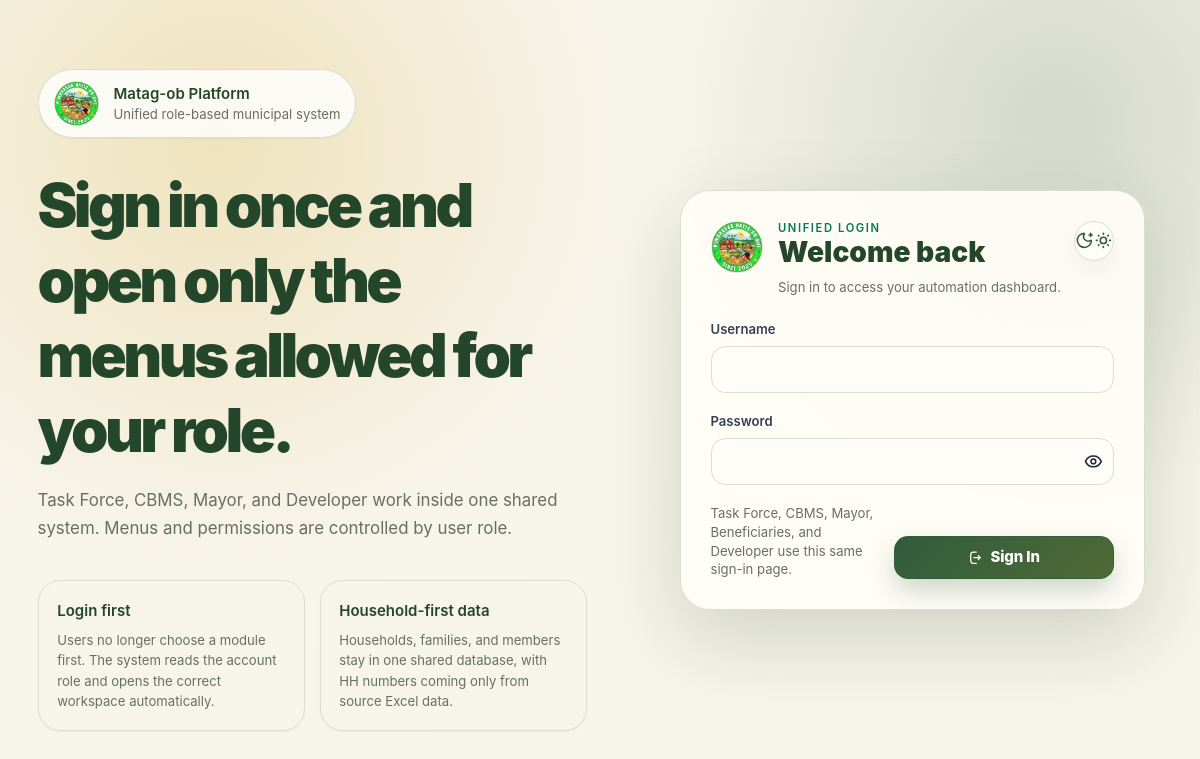
The page /modules/users/auth/login.php on the database its author committed.
### tables this page shows
CREATE TABLE `system_settings` (
  `setting_id` int(11) NOT NULL,
  `setting_key` varchar(100) NOT NULL,
  `setting_value` text DEFAULT NULL,
  `description` varchar(255) DEFAULT NULL,
  `updated_at` timestamp NOT NULL DEFAULT current_timestamp() ON UPDATE current_timestamp()
);

### app/bootstrap.php (called while the page is built, shortened)
<?php
function app_path(string $path = ''): string {
    return APP_ROOT . ($path !== '' ? '/' . ltrim($path, '/') : '');
}
function app_url(string $path = ''): string {
    return rtrim(APP_BASE_URL, '/') . ($path !== '' ? '/' . ltrim($path, '/') : '');
}

### app/includes/helpers/core.php (called while the page is built, shortened)
<?php
function e(?string $value): string { return htmlspecialchars((string)$value, ENT_QUOTES, 'UTF-8'); }
function table_exists(mysqli $conn, string $table): bool {
    $table = $conn->real_escape_string($table);
    $res = $conn->query("SHOW TABLES LIKE '{$table}'");
    return $res instanceof mysqli_result && $res->num_rows > 0;
}
    ?>
    <?php
function app_setting(mysqli $conn, string $key, string $default = ''): string {
    if (!table_exists($conn, 'system_settings')) return $default;
    $stmt = $conn->prepare("SELECT setting_value FROM system_settings WHERE setting_key=? LIMIT 1");
    $stmt->bind_param('s', $key);
    $stmt->execute();
    $res = $stmt->get_result();
    $row = $res instanceof mysqli_result ? $res->fetch_assoc() : null;
    return $row['setting_value'] ?? $default;
}
function uploaded_asset_url(?string $path, array $preferredDirs = [], ?string $placeholderUrl = null): string {
    $path = trim((string)$path);
    $normalized = urldecode(str_replace('\\', '/', $path));
    $normalized = preg_replace('#^[A-Za-z]:/#', '', $normalized);
    $normalized = ltrim($normalized, '/');
    $normalized = preg_replace('#^harvest/#', '', $normalized);
    $basename = basename($normalized);
    $candidates = [];
    $push = static function(string $candidate) use (&$candidates): void {
        $candidate = trim(str_replace('\\', '/', $candidate), '/');
        if ($candidate !== '' && !in_array($candidate, $candidates, true)) {
            $candidates[] = $candidate;
        }
    };
    foreach ($preferredDirs as $dir) {
        $dir = trim(str_replace('\\', '/', (string)$dir), '/');
        $dirPath = app_path($dir);
        $publicDirPath = app_path('public/' . $dir);
        foreach ([$dirPath, $publicDirPath] as $scanDir) {
            if (!is_dir($scanDir)) continue;
            $matches = glob(rtrim($scanDir, '/') . '/*' . $basename);
        }
    }
    foreach ($candidates as $candidate) {
        $candidatePath = str_starts_with($candidate, 'public/') ? $candidate : $candidate;
        if (is_file(app_path($candidatePath))) {
            $urlPath = str_starts_with($candidate, 'public/') ? substr($candidate, 7) : $candidate;
            return app_url($urlPath);
        }
    }
    return $placeholderUrl ?? app_url('assets/img/image.jpg');
}
function user_avatar_url(?string $path = null): string {
    return uploaded_asset_url($path, ['uploads/profile_pictures', 'uploads/households', 'uploads/family_members']);
}

### app/includes/helpers/branding.php (called while the page is built, shortened)
<?php
require_once __DIR__ . '/core.php';
function system_logo_path(mysqli $conn): ?string {
    $value = app_setting($conn, 'system_logo_path', '');
    return $value !== '' ? $value : null;
}
function system_logo_url(mysqli $conn): string {
    $path = system_logo_path($conn);
    if ($path && trim($path) !== '') return user_avatar_url($path);
    return app_url('assets/img/logo.png');
}
function system_title(mysqli $conn): string {
    return app_setting($conn, 'system_title', 'HARVEST System');
}
function login_hero_title(mysqli $conn): string {
    return app_setting($conn, 'login_hero_title', 'A smarter digital platform for agricultural validation, monitoring, and tracking.');
}
function login_hero_body(mysqli $conn): string {
    return app_setting($conn, 'login_hero_body', 'Built from your old project style, upgraded with resource profiling, crop QR lookup, automated evaluation, notifications, responsive dashboards, and dark mode.');
}
function login_card_title(mysqli $conn): string {
    return app_setting($conn, 'login_card_title', 'Welcome back');
}
function login_card_subtitle(mysqli $conn): string {
    return app_setting($conn, 'login_card_subtitle', 'Sign in to access your automation dashboard.');
}
function branding_setting(mysqli $conn, string $key, string $default = ''): string {
    return app_setting($conn, $key, $default);
}
function login_panel_caption(mysqli $conn): string {
    return branding_setting($conn, 'login_panel_caption', 'Unified role-based municipal system');
}
function login_badge_label(mysqli $conn): string {
    return branding_setting($conn, 'login_badge_label', 'Unified Login');
}
function login_feature_one_title(mysqli $conn): string {
    return branding_setting($conn, 'login_feature_one_title', 'Login first');
}
function login_feature_one_body(mysqli $conn): string {
    return branding_setting($conn, 'login_feature_one_body', 'Users no longer choose a module first. The system reads the account role and opens the correct workspace automatically.');
}
function login_feature_two_title(mysqli $conn): string {
    return branding_setting($conn, 'login_feature_two_title', 'Household-first data');
}
function login_feature_two_body(mysqli $conn): string {
    return branding_setting($conn, 'login_feature_two_body', 'Households, families, and members stay in one shared database, with HH numbers coming only from source Excel data.');
}
function login_access_note(mysqli $conn): string {
    return branding_setting($conn, 'login_access_note', 'Task Force, CBMS, Mayor, Beneficiaries, and Developer use this same sign-in page.');
}
function login_submit_label(mysqli $conn): string {
    return branding_setting($conn, 'login_submit_label', 'Sign In');
}

### modules/users/auth/login.php (the view, shortened to what this page needs)
<?php
require_once dirname(__DIR__, 3) . '/app/bootstrap.php';
require_once app_path('app/config/database.php');
$appName = system_title($conn);
$logoUrl = system_logo_url($conn);
$heroTitle = login_hero_title($conn);
$heroBody = login_hero_body($conn);
$cardTitle = login_card_title($conn);
$cardSubtitle = login_card_subtitle($conn);
$panelCaption = login_panel_caption($conn);
$badgeLabel = login_badge_label($conn);
$featureOneTitle = login_feature_one_title($conn);
$featureOneBody = login_feature_one_body($conn);
$featureTwoTitle = login_feature_two_title($conn);
$featureTwoBody = login_feature_two_body($conn);
$accessNote = login_access_note($conn);
$loginSubmitLabel = login_submit_label($conn);
?>
<!DOCTYPE html>
<html lang="en" class="h-full antialiased">
<head>
    <script src="https://cdn.tailwindcss.com"></script><script>tailwind.config={darkMode:'class'}</script><script src="https://unpkg.com/lucide@latest"></script>
    <link rel="stylesheet" href="<?= e(app_url('assets/css/app.css')) ?>">
</head>
<body class="h-full text-slate-800 dark:text-slate-100 transition-colors duration-300">
<div class="min-h-screen grid lg:grid-cols-[1.04fr_0.96fr]">
    <div class="hidden lg:flex items-center px-10 xl:px-20 py-10">
        <div class="max-w-2xl">
            <div class="inline-flex items-center gap-4 rounded-full border border-slate-200 bg-white/80 px-4 py-3 shadow-sm">
                <img src="<?= e($logoUrl) ?>" alt="Logo" class="h-12 w-12 rounded-2xl object-cover" onerror="this.onerror=null;this.src='<?= e(app_url('assets/img/image.jpg')) ?>';">
                <div>
                    <div class="font-semibold text-slate-900"><?= e($appName) ?></div>
                    <div class="text-sm text-slate-500"><?= e($panelCaption) ?></div>
                </div>
            </div>
            <h1 class="mt-8 text-5xl font-black tracking-tight text-slate-900 leading-tight"><?= e($heroTitle) ?></h1>
            <p class="mt-5 text-lg leading-8 text-slate-600"><?= e($heroBody) ?></p>
            <div class="mt-10 grid gap-4 sm:grid-cols-2">
                <div class="rounded-3xl border border-slate-200 bg-white/82 p-5 shadow-sm">
                    <div class="font-semibold text-slate-900"><?= e($featureOneTitle) ?></div>
                    <div class="mt-2 text-sm leading-6 text-slate-500"><?= e($featureOneBody) ?></div>
                </div>
                <div class="rounded-3xl border border-slate-200 bg-white/82 p-5 shadow-sm">
                    <div class="font-semibold text-slate-900"><?= e($featureTwoTitle) ?></div>
                    <div class="mt-2 text-sm leading-6 text-slate-500"><?= e($featureTwoBody) ?></div>
                </div>
            </div>
        </div>
    </div>
    <div class="flex items-center justify-center px-4 py-10 sm:px-6 lg:px-10">
        <div class="w-full max-w-lg rounded-[2rem] border border-slate-200 bg-white/92 p-6 sm:p-8 shadow-2xl backdrop-blur">
            <div class="flex items-start justify-between gap-3">
                <div class="flex items-start gap-4">
                    <img src="<?= e($logoUrl) ?>" alt="Logo" class="h-14 w-14 rounded-2xl object-cover" onerror="this.onerror=null;this.src='<?= e(app_url('assets/img/image.jpg')) ?>';">
                    <div>
                        <div class="text-xs font-semibold uppercase tracking-[0.25em] text-emerald-700"><?= e($badgeLabel) ?></div>
                        <h2 class="text-3xl font-black text-slate-900"><?= e($cardTitle) ?></h2>
                        <p class="mt-2 text-sm leading-6 text-slate-500"><?= e($cardSubtitle) ?></p>
                    </div>
                </div>
                <button type="button" onclick="document.documentElement.classList.toggle('dark');localStorage.setItem('theme',document.documentElement.classList.contains('dark')?'dark':'light');" class="icon-button"><i data-lucide="moon-star" class="w-5 h-5 block dark:hidden"></i><i data-lucide="sun-medium" class="w-5 h-5 hidden dark:block"></i></button>
            </div>
            <form method="POST" class="mt-6 space-y-5 app-form-loader">
                <div>
                    <label class="block text-sm font-semibold text-slate-700 mb-2">Username</label>
                    <input type="text" name="username" value="<?= e($_POST['username'] ?? '') ?>" required class="w-full rounded-2xl border border-slate-300 bg-white px-4 py-3 outline-none focus:border-emerald-500 focus:ring-4 focus:ring-emerald-100 transition">
                </div>
                <div>
                    <label class="block text-sm font-semibold text-slate-700 mb-2">Password</label>
                    <div class="relative">
                        <input type="password" id="login_password" name="password" required class="w-full rounded-2xl border border-slate-300 bg-white px-4 py-3 pr-12 outline-none focus:border-emerald-500 focus:ring-4 focus:ring-emerald-100 transition">
                        <button type="button" data-password-toggle-target="login_password" class="password-toggle-button absolute inset-y-0 right-3 inline-flex items-center justify-center"><i data-lucide="eye" class="w-5 h-5"></i></button>
                    </div>
                </div>
                <div class="grid gap-4 md:grid-cols-[1fr_auto] items-end">
                    <div class="text-sm text-slate-500"><?= e($accessNote) ?></div>
                    <button type="submit" class="app-btn-primary login-submit-btn w-full md:w-auto min-w-[220px]">
                        <span><?= e($loginSubmitLabel) ?></span>
                    </button>
                </div>
            </form>
        </div>
    </div>
</div>
</body></html>

### rows shown on the page
system_settings: setting_value (picture)
system_settings: setting_value "Matag-ob Platform"
system_settings: setting_value "Unified role-based municipal system"
system_settings: setting_value "Sign in once and open only the menus allowed for your role."
system_settings: setting_value "Task Force, CBMS, Mayor, and Developer work inside one shared system. Menus and permissions are controlled by user role."
system_settings: setting_value "Login first"
system_settings: setting_value "Users no longer choose a module first. The system reads the account role and opens the correct workspace automatically."
system_settings: setting_value "Household-first data"
system_settings: setting_value "Households, families, and members stay in one shared database, with HH numbers coming only from source Excel data."
system_settings: setting_value "UNIFIED LOGIN"
system_settings: setting_value "Welcome back"
system_settings: setting_value "Sign in to access your automation dashboard."
system_settings: setting_value "Task Force, CBMS, Mayor, Beneficiaries, and Developer use this same sign-in page."
system_settings: setting_value "Sign In"
